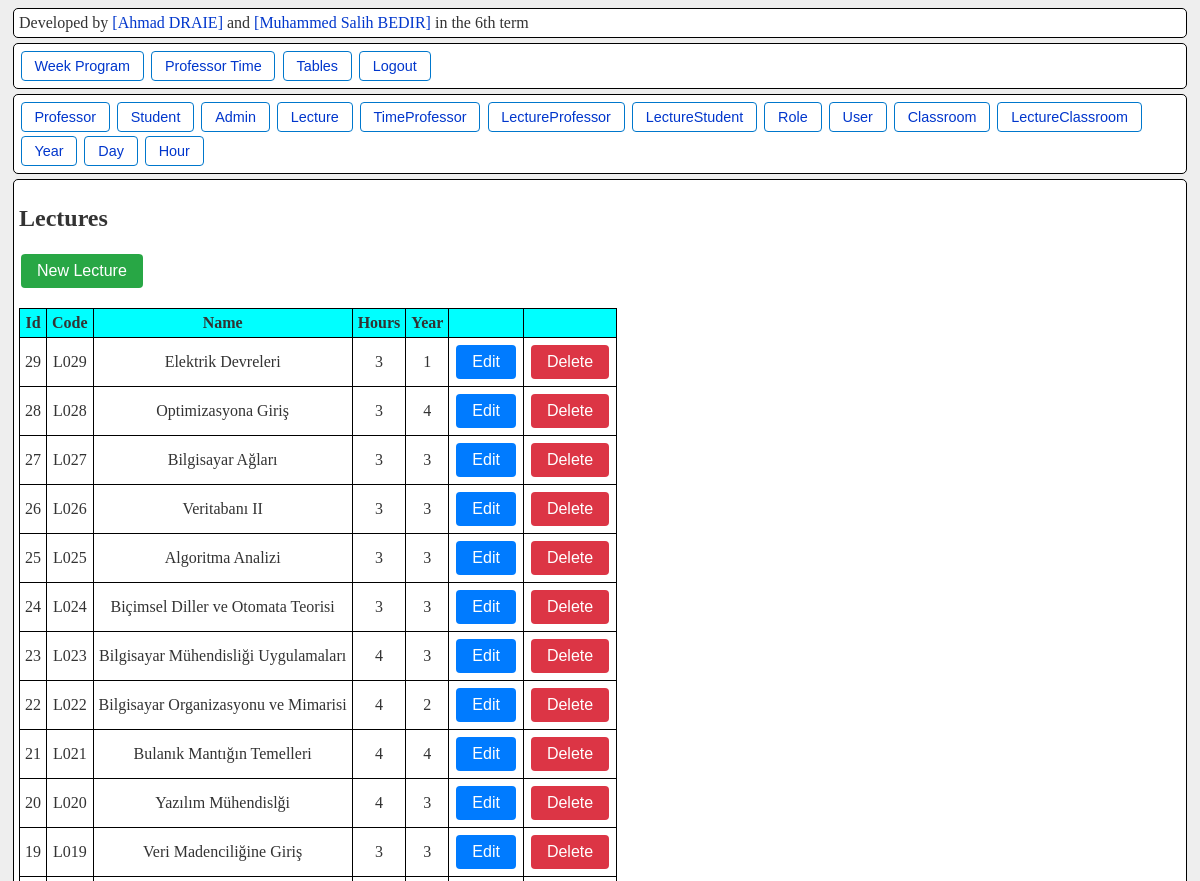
Before: /table/lecture/ (signed in, upper part) with the older database file.
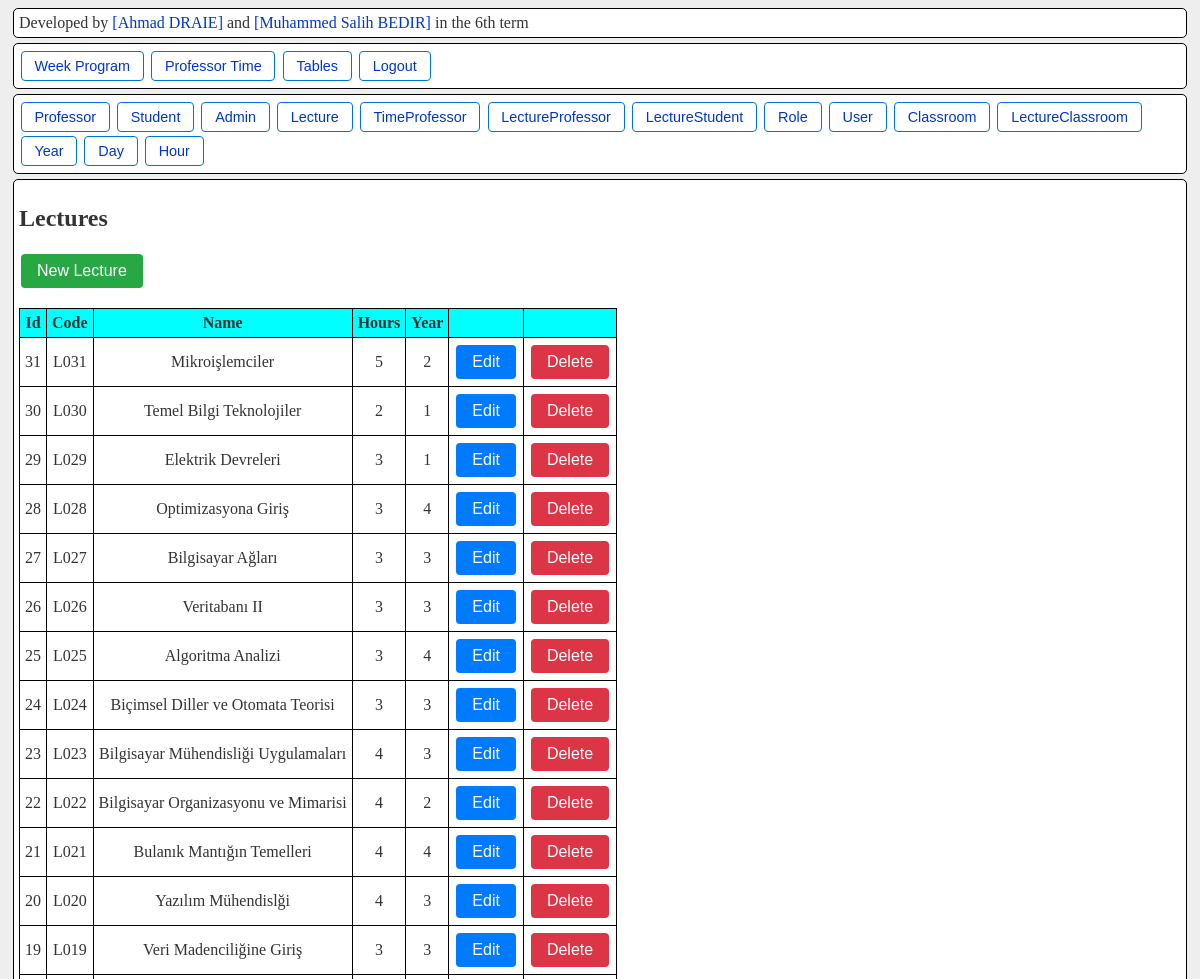
After: the same page with the newer database file.
### models.py (models this page shows)
class Lecture(db.Model):
    id = db.Column(db.Integer, primary_key=True)
    code = db.Column(db.String, unique=True, nullable=False)
    name = db.Column(db.String, nullable=False)
    hours = db.Column(db.Integer, nullable=False)
    year = db.Column(db.Integer, nullable=False)

### routes/models.py (the view)
    @bp.route('/')
    @login_required
    def index():
        if current_user.role_id != 1:
            return "Unauthorized.", 401
        items = model.query.order_by(model.id.desc()).all()
        columns = get_columns(model)
        return render_template(
            f'{template_prefix}/list.html',
            items=items,
            model_name=name.capitalize(),
            columns=columns,
            used_models=used_models
        )

### app.py (called while the page is built)
@login_manager.user_loader
def load_user(user_id):
    return db.session.get(User, int(user_id))

### routes/models.py (called while the page is built)
def get_columns(model):
    return [
        column.name
        for column in model.__table__.columns
    ]

### templates/tables/list.html
{% extends 'tables/table_editor_base.html' %}
{% block content %}
  <h2>{{ model_name }}s</h2>
  <div>
    <a href="{{ url_for(request.endpoint.replace('.index', '.create')) }}">
      <button class="button-green">New {{ model_name }}</button>
    </a>
  </div>
  <br>
  {% if items %}
    <table>
      <thead>
        <tr>
          {% for col in columns %}
            <th>
              {% if col.endswith('_id') %}
                {{ col[:-3]|capitalize }}
              {% else %}
                {{ col|capitalize }}
              {% endif %}
            </th>
          {% endfor %}
          <th class="button-column"></th>
          <th class="button-column"></th>
        </tr>
      </thead>
      <tbody>
        {% for item in items %}
          <tr>
            {% for col in columns %}
              <td>
                {% if col.endswith('_id') %}
                  {% set obj = getattr(item, col[:-3]) %}
                  {% if obj.name is defined %}
                    {{ obj.name }}
                  {% else %}
                    {{ obj.id }}
                  {% endif %}
                {% else %}
                  {{ getattr(item, col) }}
                {% endif %}
            </td>
            {% endfor %}
            <td>
              <a href="{{ url_for(request.endpoint.replace('.index', '.edit'), id=item.id) }}">
                <button class="button-blue">Edit</button>
              </a>
            </td>
            <td>
              <a href="{{ url_for(request.endpoint.replace('.index', '.delete'), id=item.id) }}">
                <button
                  class="button-red"
                  onclick="return confirm('⚠️ Are you sure you want to do this?');"
                >Delete</button>
              </a>
            </td>
          </tr>
        {% endfor %}
      </tbody>
    </table>
  {% else %}
    <p>No {{ model_name|lower }}s defined yet.</p>
  {% endif %}
{% endblock %}

### templates/tables/table_editor_base.html (shortened to what this page needs)
<!DOCTYPE html>
<html lang="en">
<head>
    <link rel="stylesheet" href="/static/style.css">
    <link rel="stylesheet" href="/static/crud_table.css">
</head>
<body>
    {% include 'components/navbar.html' %}
    {% include 'tables/navbar.html' %}
    <div class="container">
        <div class="week-table bordered">
          {% block content %}{% endblock %}
        </div>
    </div>
</body>
</html>

### templates/components/navbar.html (shortened to what this page needs)
<nav class="container bordered navbar" dir="ltr">
    <span>Developed by <a>[Ahmad DRAIE]</a> and <a>[Muhammed Salih BEDIR]</a> in the 6th term</span>
</nav>
<nav class="container bordered navbar" dir="ltr">
    <div>
        <a href='/week_program'>
            <button class="button-blue-white">Week Program</button>
        </a>
        {% if current_user.role_id == 1 %}
        <a href='/professor_time'>
            <button class="button-blue-white">Professor Time</button>
        </a>
        <a href='/tables'>
            <button class="button-blue-white">Tables</button>
        </a>
        {% endif %}
        <a href='/logout'>
            <button class="button-blue-white">Logout</button>
        </a>
    </div>
</nav>

### templates/tables/navbar.html
<nav class="container bordered navbar" dir="ltr">
    <div>
        {% for item in used_models %}
            <a href="/table/{{ item.__name__.lower() }}">
                <button class="button-blue-white">{{ item.__name__ }}</button>
            </a>
        {% endfor %}
    </div>
</nav>

### static/style.css (style rules this page uses)
:root { --bg-color: #eee; --border-color: #ccc; --primary-color: #0077cc; --primary-light: #e6f4ff; --text-color: #333; --link-color: #0077cc; --link-color: #0036cc; --link-hover-bg: #e6f4ff; --selected-bg: #cce5ff; --break-bg: #f0f0f0; --area-bg: #fff; --row-even-bg: #f9f9f9; }
body { background-color: var(--bg-color); color: var(--text-color); }
.bordered { border: 1px solid black; background-color: var(--area-bg); border-radius: 5px; padding: 5px; margin: 5px; }
table { border-collapse: collapse; }
td, tr, th { border: 1px solid black; padding: 5px; text-align: center; vertical-align: middle; }
tr th { background-color: aqua; }
button { margin: 2px; }
.navbar a { text-decoration: none; color: var(--link-color); border-radius: 4px; }
.week-table { flex: 1; }
.button-blue-white { padding: 0.4rem 0.8rem; margin: 0.1rem; border: 1px solid var(--primary-color); border-radius: 4px; background: var(--area-bg); color: var(--link-color); cursor: pointer; transition: background 0.2s, color 0.2s; font-size: 0.9rem; }

### static/crud_table.css (style rules this page uses)
div > a { text-decoration: none; }
.button-blue { background-color: #007bff; color: #fff; border: none; border-radius: 4px; padding: 0.5rem 1rem; font-size: 1rem; cursor: pointer; transition: background-color 0.2s ease; }
.button-green { background-color: #28a745; color: #fff; border: none; border-radius: 4px; padding: 0.5rem 1rem; font-size: 1rem; cursor: pointer; transition: background-color 0.2s ease; }
.button-red { background-color: #dc3545; color: #fff; border: none; border-radius: 4px; padding: 0.5rem 1rem; font-size: 1rem; cursor: pointer; transition: background-color 0.2s ease; }
.button-column { text-align: left; width: 0; }

Changed rows visible on the page:
added Lecture: id "31" "L031" "Mikroişlemciler" "5" "2"
added Lecture: id "30" "L030" "Temel Bilgi Teknolojiler" "2" "1"
Other visible differences:
new list line: "4"
list line gone: "3"
